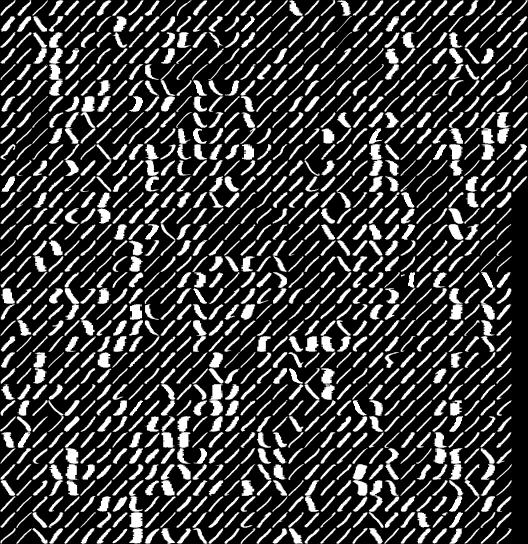
#> input picture USPS_1_5/usps_1.jpg, 528 x 544 px
$ jupyter execute 9.ipynb
#> lines starting #> are read from the running program, lines starting #| are printed output that depends on the picture
[cell 1]
from PIL import Image
import matplotlib.pyplot as plt
import numpy as np
from sklearn.cluster import KMeans

[cell 2]
one_matrix = plt.imread("USPS_1_5/usps_1.jpg")
#> one_matrix is the input picture: shape (544, 528); min 0, max 255, mean 60.5
two_matrix = plt.imread("USPS_1_5/usps_2.jpg")
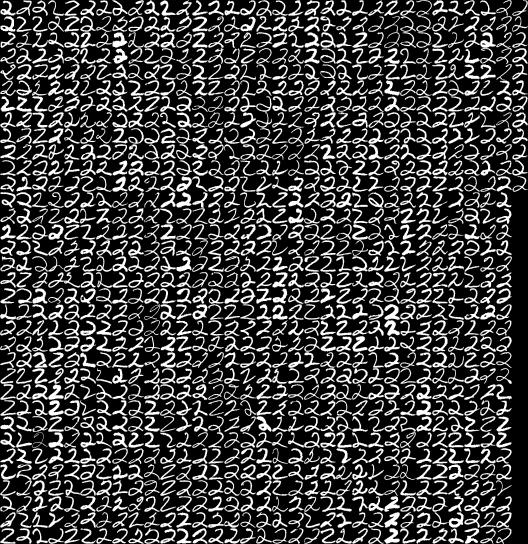
#> input picture USPS_1_5/usps_2.jpg, 528 x 544 px
#> two_matrix is the input picture: shape (544, 528); min 0, max 255, mean 65.1
three_matrix = plt.imread("USPS_1_5/usps_3.jpg")
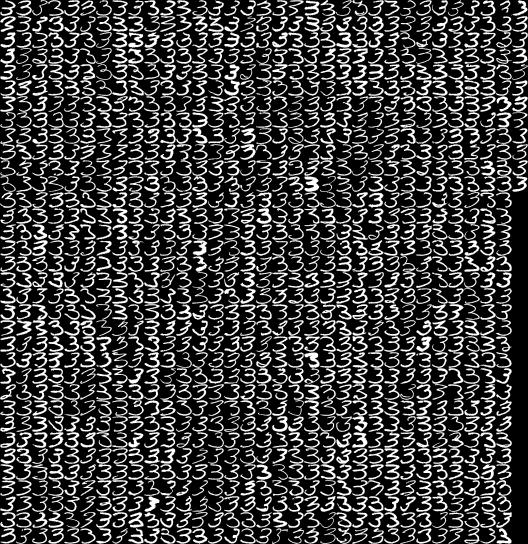
#> input picture USPS_1_5/usps_3.jpg, 528 x 544 px
#> three_matrix is the input picture: shape (544, 528); min 0, max 255, mean 65.1
four_matrix = plt.imread("USPS_1_5/usps_4.jpg")
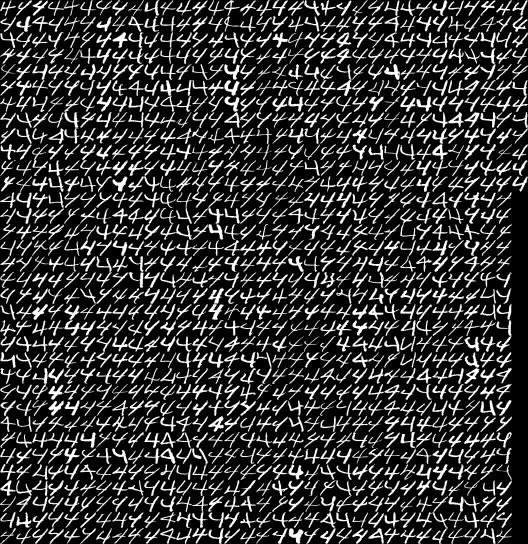
#> input picture USPS_1_5/usps_4.jpg, 528 x 544 px
#> four_matrix is the input picture: shape (544, 528); min 0, max 255, mean 54.6
five_matrix = plt.imread("USPS_1_5/usps_5.jpg")
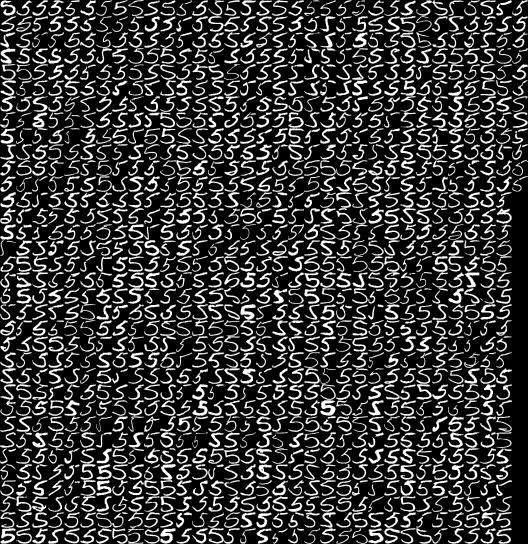
#> input picture USPS_1_5/usps_5.jpg, 528 x 544 px
#> five_matrix is the input picture: shape (544, 528); min 0, max 255, mean 59.2

[cell 3]
datas_list = []

[cell 4]
def split_photos(matrix):
    for i in range(0, 544, 16):
        for j in range(0, 528, 16):
            datas_list.append((matrix[i:(i+16) , j:(j+16)]).flatten())
#> after the loop, datas_list = 1122 items

[cell 5]
split_photos(one_matrix)
split_photos(two_matrix)
split_photos(three_matrix)
split_photos(four_matrix)
split_photos(five_matrix)

datas = np.array(datas_list)
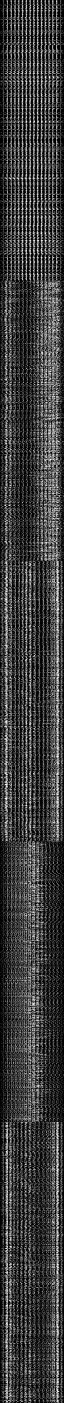
#> datas: shape (5610, 256) (shown at 1/4 size); min 0, max 255, mean 60.9

[cell 6]
def kmeans(X, k, max_iters=10000, tol=1e-4):

#> called with k = 5, max_iters = 10000, tol = 0.0001
    centroids = X[np.random.choice(X.shape[0], k, replace=False)]

    for _ in range(max_iters):
        labels = np.argmin(np.linalg.norm(X[:, np.newaxis] - centroids, axis=2), axis=1)

        new_centroids = np.array([X[labels == j].mean(axis=0) for j in range(k)])

        if np.linalg.norm(new_centroids - centroids) < tol:
            break

        centroids = new_centroids

    return labels, centroids

[cell 7]
labels, centers = kmeans(datas, 5, 10000)
#> labels = 5610 values, max 4 at index 11, min 0 at index 29, mean 1.92

[cell 8]
centers

[cell 9]
plt.imshow(centers[0].reshape(16, 16))
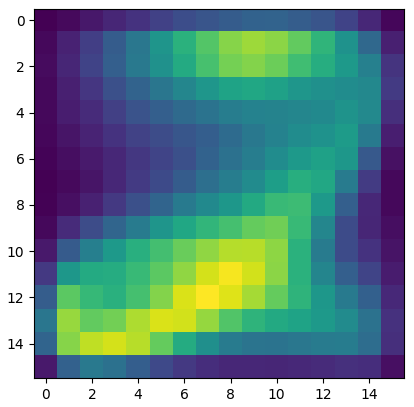
#> figure drawn by matplotlib, 1 panel

[cell 10]
plt.imshow(centers[1].reshape(16, 16))
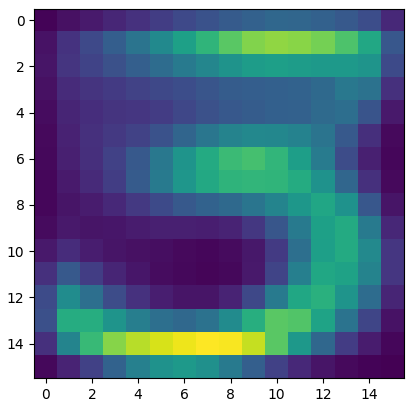
#> figure drawn by matplotlib, 1 panel

[cell 11]
plt.imshow(centers[2].reshape(16, 16))
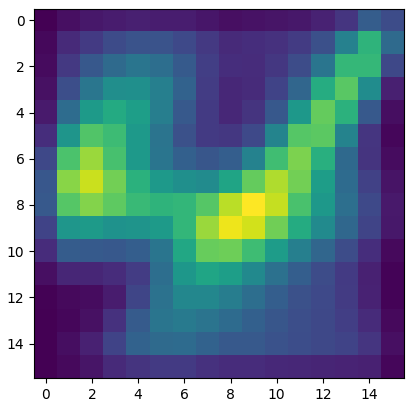
#> figure drawn by matplotlib, 1 panel

[cell 12]
plt.imshow(centers[3].reshape(16, 16))
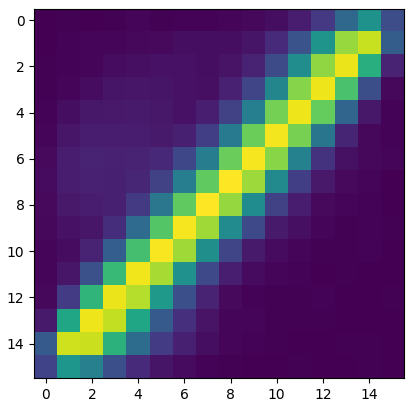
#> figure drawn by matplotlib, 1 panel

[cell 13]
plt.imshow(centers[4].reshape(16, 16))
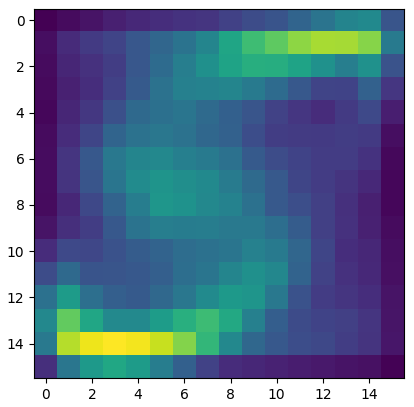
#> figure drawn by matplotlib, 1 panel
